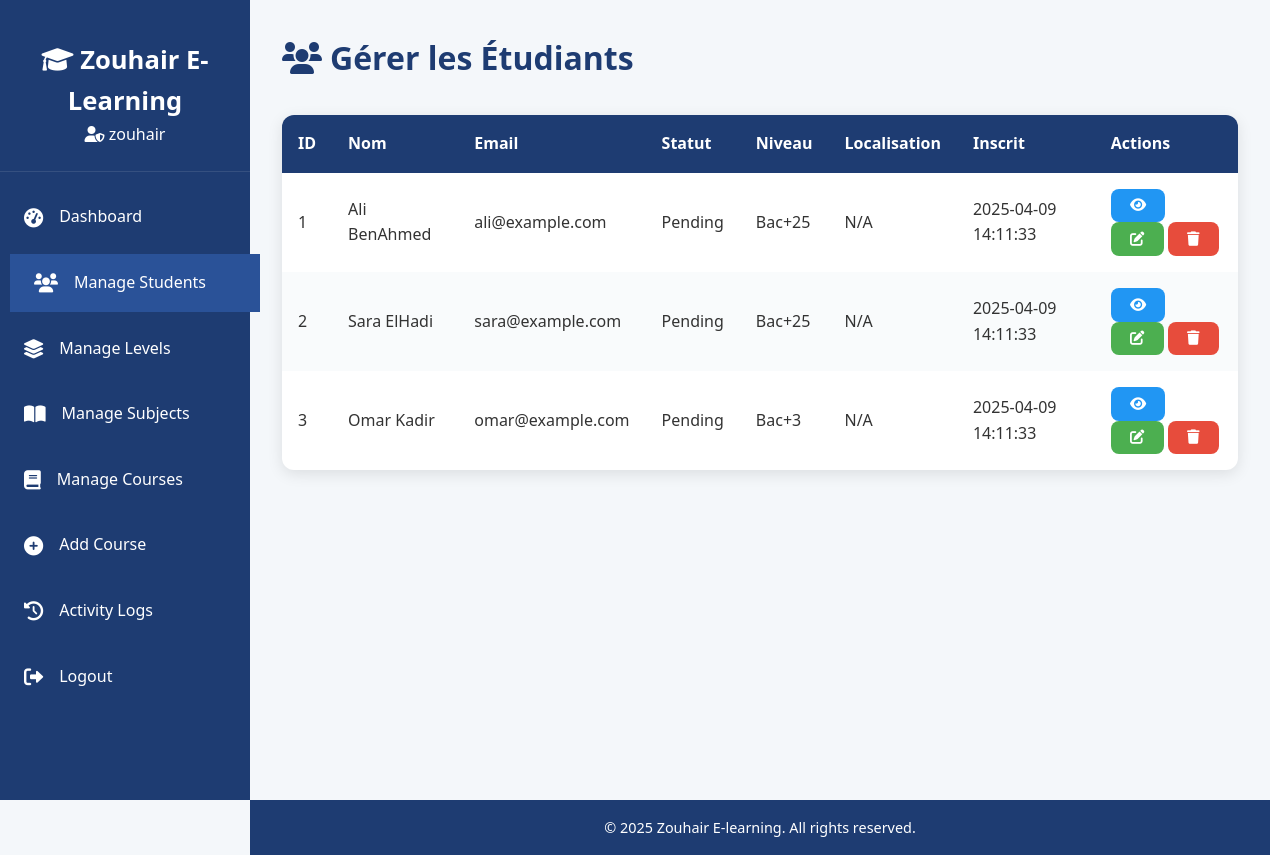
Before: /admin/manage_students.php (signed in) with the older database file.
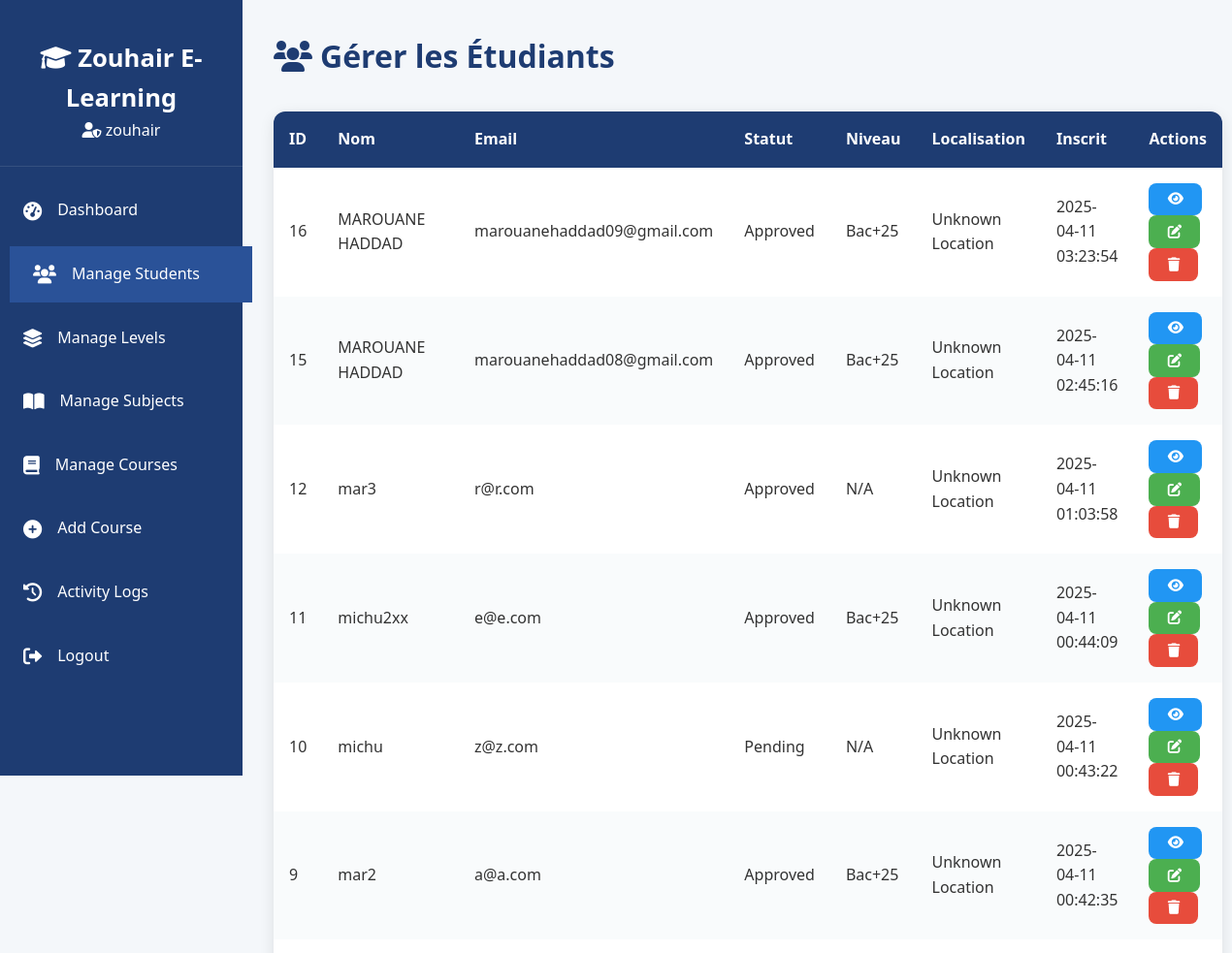
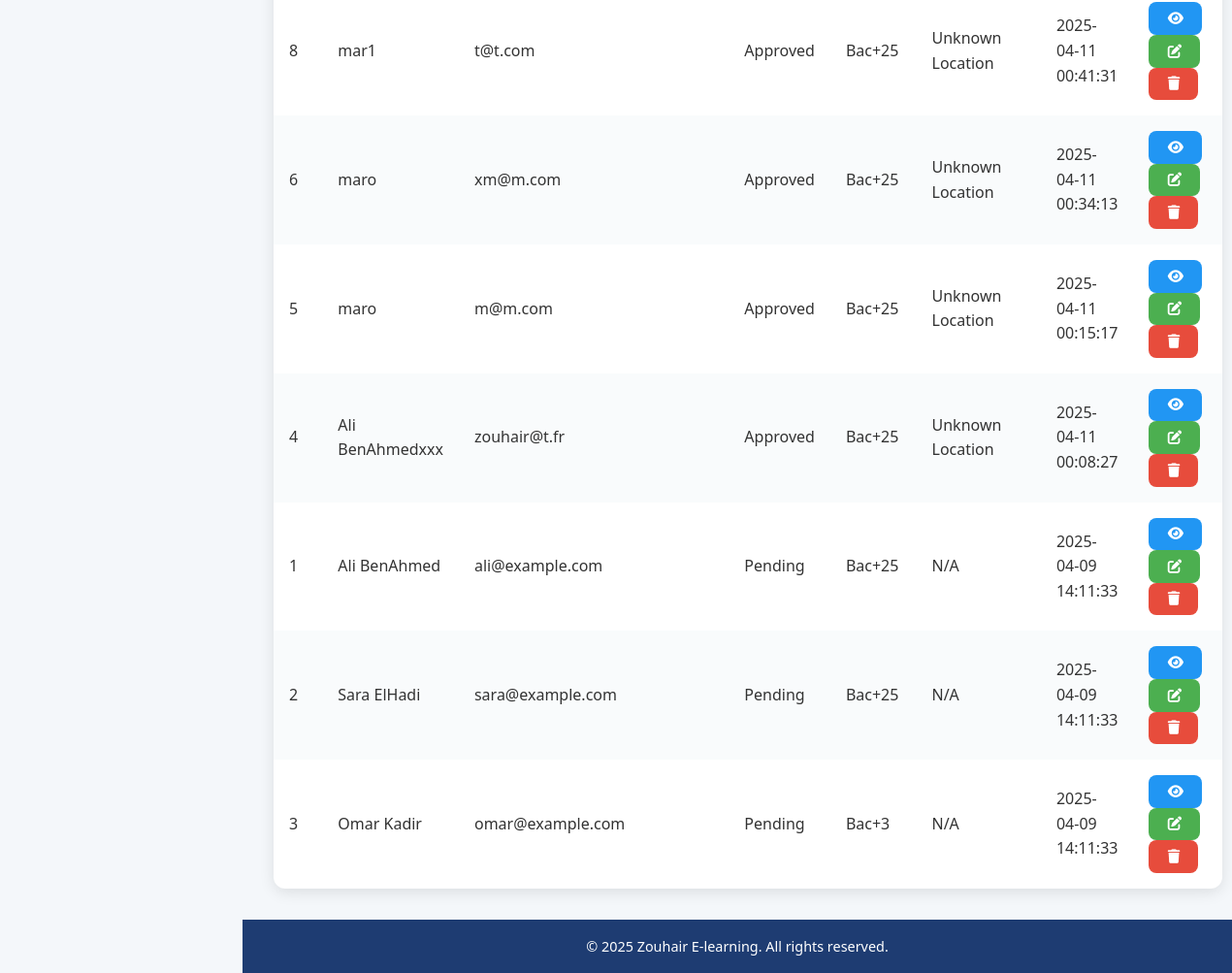
After: the same page with the newer database file (2 pictures, top to bottom).
### tables this page shows
CREATE TABLE `students` (
  `id` int(11) NOT NULL,
  `full_name` varchar(100) NOT NULL,
  `email` varchar(100) NOT NULL,
  `password` varchar(255) NOT NULL,
  `status` enum('pending','approved','rejected') DEFAULT 'pending',
  `device_id` varchar(36) NOT NULL,
  `device_name` varchar(255) DEFAULT NULL,
  `latitude` decimal(10,8) DEFAULT NULL,
  `longitude` decimal(11,8) DEFAULT NULL,
  `level_id` int(11) DEFAULT NULL,
  `created_at` datetime DEFAULT current_timestamp()
);

CREATE TABLE `levels` (
  `id` int(11) NOT NULL,
  `name` varchar(50) NOT NULL,
  `description` text DEFAULT NULL,
  `created_at` datetime DEFAULT current_timestamp()
);

### admin/manage_students.php (the view, shortened to what this page needs)
<?php
require_once '../includes/db_connect.php';
function getLocationName($lat, $lon) {
    if (!$lat || !$lon) return 'N/A';
    $url = "https://nominatim.openstreetmap.org/reverse?lat=$lat&lon=$lon&format=json&zoom=16&addressdetails=1";
    $ch = curl_init();
    $response = curl_exec($ch);
    return 'Unknown Location';
}
$students = $db->query("SELECT s.*, l.name AS level_name FROM students s LEFT JOIN levels l ON s.level_id = l.id ORDER BY s.created_at DESC");
?>
<!DOCTYPE html>
<html lang="fr">
<head>
    <link rel="stylesheet" href="../assets/css/admin.css">
    <link rel="stylesheet" href="https://cdn.datatables.net/1.11.5/css/jquery.dataTables.min.css">
    <link rel="stylesheet" href="https://cdnjs.cloudflare.com/ajax/libs/font-awesome/6.0.0-beta3/css/all.min.css">
</head>
<body>
    <?php include '../includes/header.php'; ?>
    <main class="dashboard">
        <h1><i class="fas fa-users"></i> Gérer les Étudiants</h1>
        <table id="studentsTable" class="display">
            <thead>
                <tr>
                    <th>ID</th>
                    <th>Nom</th>
                    <th>Email</th>
                    <th>Statut</th>
                    <th>Niveau</th>
                     <th>Localisation</th>
                    <th>Inscrit</th>
                    <th>Actions</th>
                </tr>
            </thead>
            <tbody>
                <?php while ($student = $students->fetch_assoc()): ?>
                    <tr>
                        <td><?php echo $student['id']; ?></td>
                        <td><?php echo htmlspecialchars($student['full_name']); ?></td>
                        <td><?php echo htmlspecialchars($student['email']); ?></td>
                        <td><?php echo ucfirst($student['status']); ?></td>
                        <td><?php echo $student['level_name'] ? htmlspecialchars($student['level_name']) : 'N/A'; ?></td>
                         <td><?php echo htmlspecialchars(getLocationName($student['latitude'], $student['longitude'])); ?></td>
                        <td><?php echo $student['created_at']; ?></td>
                        <td>
                            <a href="view_student.php?id=<?php echo $student['id']; ?>" class="btn-action view" title="Voir"><i class="fas fa-eye"></i></a>
                            <a href="edit_student.php?id=<?php echo $student['id']; ?>" class="btn-action edit" title="Modifier"><i class="fas fa-edit"></i></a>
                            <a href="?delete=1&id=<?php echo $student['id']; ?>" class="btn-action delete" onclick="return confirm('Êtes-vous sûr ?');" title="Supprimer"><i class="fas fa-trash"></i></a>
                        </td>
                    </tr>
                <?php endwhile; ?>
            </tbody>
        </table>
    </main>
    <?php include '../includes/footer.php'; ?>
</body>
</html>

Changed rows visible on the page:
added students: id "16", full_name "MAROUANE HADDAD", email "marouanehaddad09@gmail.com", status "Approved", level.name "Bac+25", latitude+longitude "Unknown Location", created_at "2025-04-11 03:23:54"
added students: id "15", full_name "MAROUANE HADDAD", email "marouanehaddad08@gmail.com", status "Approved", level.name "Bac+25", latitude+longitude "Unknown Location", created_at "2025-04-11 02:45:16"
added students: id "12", full_name "mar3", email "r@r.com", status "Approved", shows "N/A", latitude+longitude "Unknown Location", created_at "2025-04-11 01:03:58"
added students: id "11", full_name "michu2xx", email "e@e.com", status "Approved", level.name "Bac+25", latitude+longitude "Unknown Location", created_at "2025-04-11 00:44:09"
added students: id "10", full_name "michu", email "z@z.com", status "Pending", shows "N/A", latitude+longitude "Unknown Location", created_at "2025-04-11 00:43:22"
added students: id "9", full_name "mar2", email "a@a.com", status "Approved", level.name "Bac+25", latitude+longitude "Unknown Location", created_at "2025-04-11 00:42:35"
added students: id "8", full_name "mar1", email "t@t.com", status "Approved", level.name "Bac+25", latitude+longitude "Unknown Location", created_at "2025-04-11 00:41:31"
added students: id "6", full_name "maro", email "xm@m.com", status "Approved", level.name "Bac+25", latitude+longitude "Unknown Location", created_at "2025-04-11 00:34:13"
added students: id "5", full_name "maro", email "m@m.com", status "Approved", level.name "Bac+25", latitude+longitude "Unknown Location", created_at "2025-04-11 00:15:17"
added students: id "4", full_name "Ali BenAhmedxxx", email "zouhair@t.fr", status "Approved", level.name "Bac+25", latitude+longitude "Unknown Location", created_at "2025-04-11 00:08:27"
